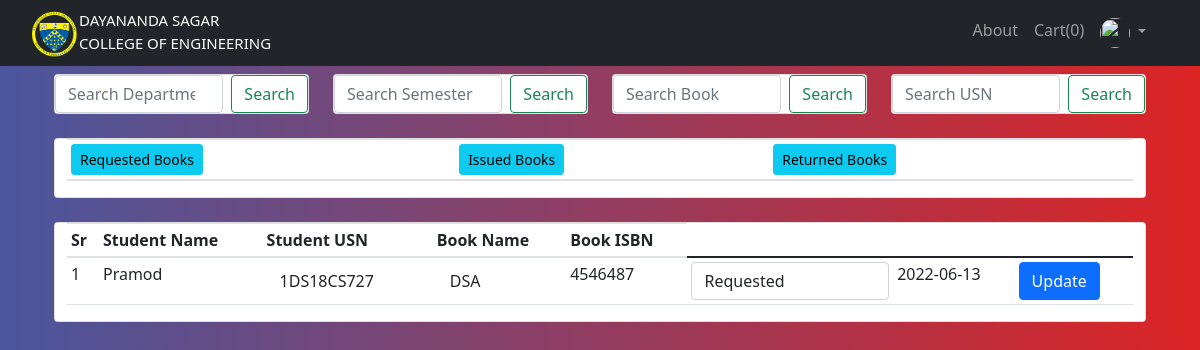
The app's page /orders_list (signed in), older data.
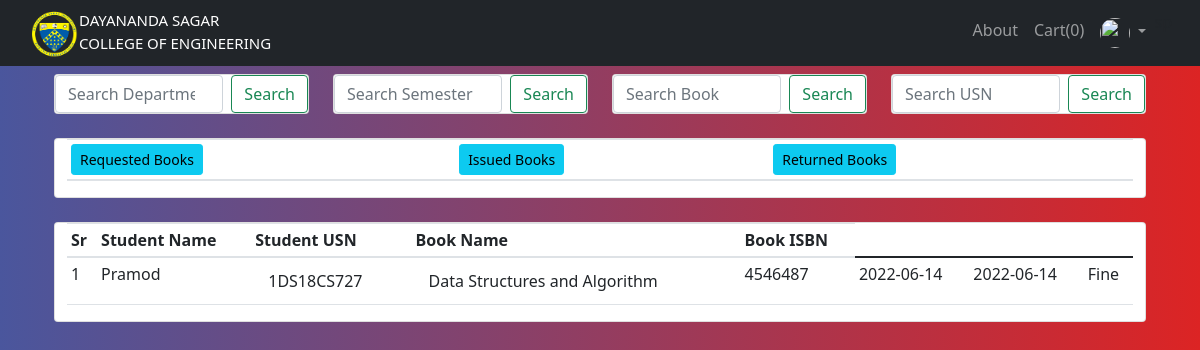
The same page, newer data.
### website/models.py (models this page shows, shortened)
class Student_Order(db.Model):
        id = db.Column(db.Integer, primary_key = True)
        status = db.Column(db.String(20), default = 'Requested', nullable = False)
        request_time = db.Column(db.DateTime, nullable = True)
        approve_time = db.Column(db.DateTime, nullable = True)
        return_time = db.Column(db.DateTime, nullable = True)
        returned_time = db.Column(db.DateTime, nullable = True)
        student_id = db.Column(db.Integer, db.ForeignKey('user.id'),nullable=True)
        student = db.relationship('User', backref=db.backref('students_order',lazy=True))
        book_id = db.Column(db.Integer, db.ForeignKey('addbook.id'),nullable=True)
        book = db.relationship('Addbook', backref=db.backref('books_order',lazy=True))

class Addbook(db.Model):
    __tablename__='addbook'
    __searchable__ = ['name', 'desc', 'isbn']
    id = db.Column(db.Integer, primary_key=True)
    name = db.Column(db.String(80), nullable=False)
    price = db.Column(db.Numeric(10,2), nullable=False)
    isbn = db.Column(db.Integer,default=0)
    stock = db.Column(db.Integer,nullable=False)
    available_copies = db.Column(db.Integer,nullable=False)
    desc = db.Column(db.Text, nullable=False)
    pub_date = db.Column(db.DateTime, nullable=False, default=datetime.utcnow)
    department_id = db.Column(db.Integer, db.ForeignKey('department.id'),nullable=False)
    department = db.relationship('Department', backref=db.backref('departments',lazy=True))
    semester_id = db.Column(db.Integer, db.ForeignKey('semester.id'),nullable=False)
    semester = db.relationship('Semester', backref=db.backref('semesters',lazy=True))
    image_1 = db.Column(db.String(150), nullable=False, default='image.jpg')
    image_2 = db.Column(db.String(150), nullable=False, default='image.jpg')
    image_3 = db.Column(db.String(150), nullable=False, default='image.jpg')

class User(db.Model,UserMixin):
        __tablename__='user'
        id = db.Column(db.Integer, primary_key=True)
        email = db.Column(db.String(150), unique=True)
        password=db.Column(db.String(150))
        first_name=db.Column(db.String(150))
        is_active = db.Column(db.Boolean,default=False)
        urole = db.Column(db.String(80))
        usn = db.Column(db.String(10))
        department_id = db.Column(db.Integer, db.ForeignKey('department.id'),nullable=True)
        department = db.relationship('Department', backref=db.backref('user_departments',lazy=True))
        semester_id = db.Column(db.Integer, db.ForeignKey('semester.id'),nullable=True)
        semester = db.relationship('Semester', backref=db.backref('user_semesters',lazy=True))
        def is_active(self):
                return self.is_active
        def get_urole(self):
                return self.urole

### website/views.py (the view)
@views.route('/orders_list')
def orders_list_for_admin():
    orders = Student_Order.query.all()
    return render_template("orders_list_for_admin.html", user=current_user,orders=orders)

### website/templates/orders_list_for_admin.html (shortened to what the changed rows need)
{% extends "base.html" %} {% block title %}Oders List{% endblock %}
{% block content %}
<br>
<br>
<div class="container">
<br>
<div class="container">
        <div class="row">
            <div class="card">
                <table class="table table-sm">
                    <thead>
                        <th><a href ="{{url_for('views.orders_list_on_status',status='Requested')}}" class="btn btn-info btn-sm">Requested Books</a></th>
                        <th><a href ="{{url_for('views.orders_list_on_status',status='Issued')}}" class="btn btn-info btn-sm">Issued Books</a></th>
                        <th><a href ="{{url_for('views.orders_list_on_status',status='Returned')}}" class="btn btn-info btn-sm">Returned Books</a></th>
                    </thead>
                </table>
            </div>
         </div>
</div>
<br>
<div class="container">
        <div class="row">
            <div class="card">
                <table class="table table-sm">
                    <thead>
                        <th>Sr</th>
                        <th>Student Name</th>
                        <th>Student USN</th>
                        <th>Book Name</th>
                        <th>Book ISBN</th>
                    </thead>
                    <tbody>
                    {% for order in orders%}
                        <td>{{loop.index}}</td>
                        <td>{{order.student.first_name}}</td>
                        <td>
                            <button type="button" class="btn btn" data-toggle="modal" data-target="#student_info">{{order.student.usn}}</button>
                        </td>
                        <td>
                            <button type="button" class="btn btn" data-toggle="modal" data-target="#book_into_modal">{{order.book.name}}</button>
                        </td>
                        <td>{{order.book.isbn}}</td>
                        {% if(order.status == "Requested")%}
                        <td>
                            <form class="form" method="post" action="/orders_list/Requested">
                            <select name="status" id="status" class="form-control" required>
                                <option value="">Requested</option>
                            </select>
                        </td>
                        <td>{{order.request_time.date()}}</td>
                        {% elif(order.status == "Returned")%}
                        <td>{{order.approve_time.date()}}</td>
                        <td>{{order.returned_time.date()}}</td>
                        <td>Fine</td>
                        {% endif %}
                        {% if(order.status in ["Requested","Issued"])%}
                        <td>
                            <input type="submit" class="btn btn-primary" value="Update">
                        </td>
                        {% endif %}
                    {% endfor %}
                    </tbody>
                </table>
    </div>
         </div>
</div>
{% endblock %}

Row changes from the older to the newer data that the page shows:
changed Student_Order "Pramod": book.name "DSA" → "Data Structures and Algorithm"; approve_time (not shown) → "2022-06-14"; returned_time (not shown) → "2022-06-14"; status "Requested" → (not shown); request_time "2022-06-13" → (not shown); value "Update" → (not shown)
